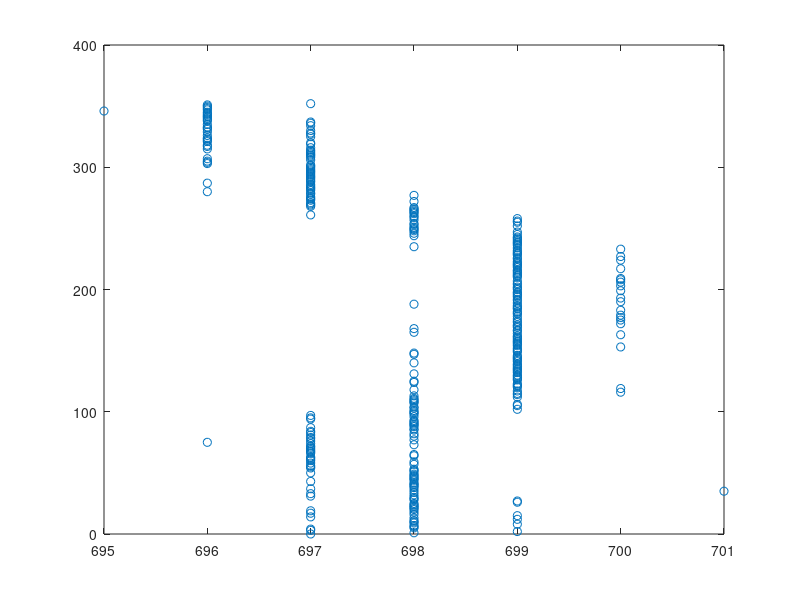

Source code (MATLAB):
%% Machine Learning 
clear ; close all; clc

%% ======================= Plotting =======================
fprintf('Plotting Data ...\n')

data1 = load('data.txt');
x = data1(:, 1);
y = data1(:, 2);

plot(x,y,'o')